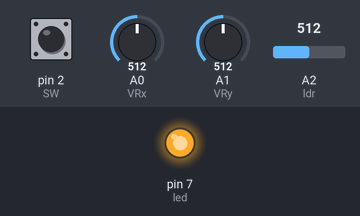
Bench run of a sketch on a simulated Arduino Leonardo, built with avr-gcc and run on an emulated ATmega32U4. Parts: output pins drawn as LEDs (lit = HIGH). The inputs (shaded band) are chosen by the test bench; at power-on: pin 2 (SW) HIGH, A0 (VRx) = 512, A1 (VRy) = 512, A2 (ldr) = 512.

Above: at 0.1 s.
Timing chart, 0 to 1.6 s (numbered marks = the images above):
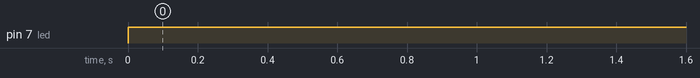

Measured:
- by itself, pin 7 (led): LOW → HIGH at 0.00 s

The sketch:

JoystickMouse.ino
```cpp
#include <Mouse.h>

// constant pin numbers
int VRx = A0;
int VRy = A1;
int ldr = A2;
int SW = 2;
int led = 7;

//variables initialized at 0
int xPosition = 0;
int yPosition = 0;
int SW_state = 0;
int ldr_state = 0;
int mapX = 0;
int mapY = 0;
int i = 0;

// setup function
void setup() {
  Serial.begin(9600);

  pinMode(VRx, INPUT); // x direction of joystick defined as input
  pinMode(VRy, INPUT); // y direction of joystick defined as input
  pinMode(SW, INPUT_PULLUP); // button of joystick defined as pullup input
  pinMode(ldr, INPUT); // ldr defined as input
  pinMode(led, OUTPUT); // power sent to ldr defined as output
}

//loop function
void loop() {
  //variables defined as analog reading of pin
  xPosition = analogRead(VRx);
  yPosition = analogRead(VRy);
  SW_state = digitalRead(SW);
  ldr_state = analogRead(ldr);
  // variables defined as map position of joystick
  mapX = map(xPosition, 0, 1023, -512, 512);
  mapY = map(yPosition, 0, 1023, -512, 512);

  // turn the ldr power on
  digitalWrite(led, HIGH);
  //if button is pressed, move the scroll wheel based on the up and down movement of the joystick
  if (SW_state == 0){
    Mouse.move(0,0,-mapX/320);
  }
  //if absolute value of mapX or mapY are greater than 60 (to avoid random bugs with sensor readings), move the mouse based on joystick readings
  else if (abs(mapY) > 60 | abs(mapX)>60){
    Mouse.move(-mapY/80,mapX/80);
  }
  //if ldr is covered and counter variable i is greater than 50 (to avoid too many clicks per second),
  if (ldr_state < 1023 & i >50){
    i = 0;
    // left click if the joystick button is not pressed, right click if the button is pressed.
    if (SW_state == 1){
      Mouse.click();
    }
    else{
      Mouse.click(MOUSE_RIGHT);
    }
  }
  i +=1;
  delay(10);
}
```
